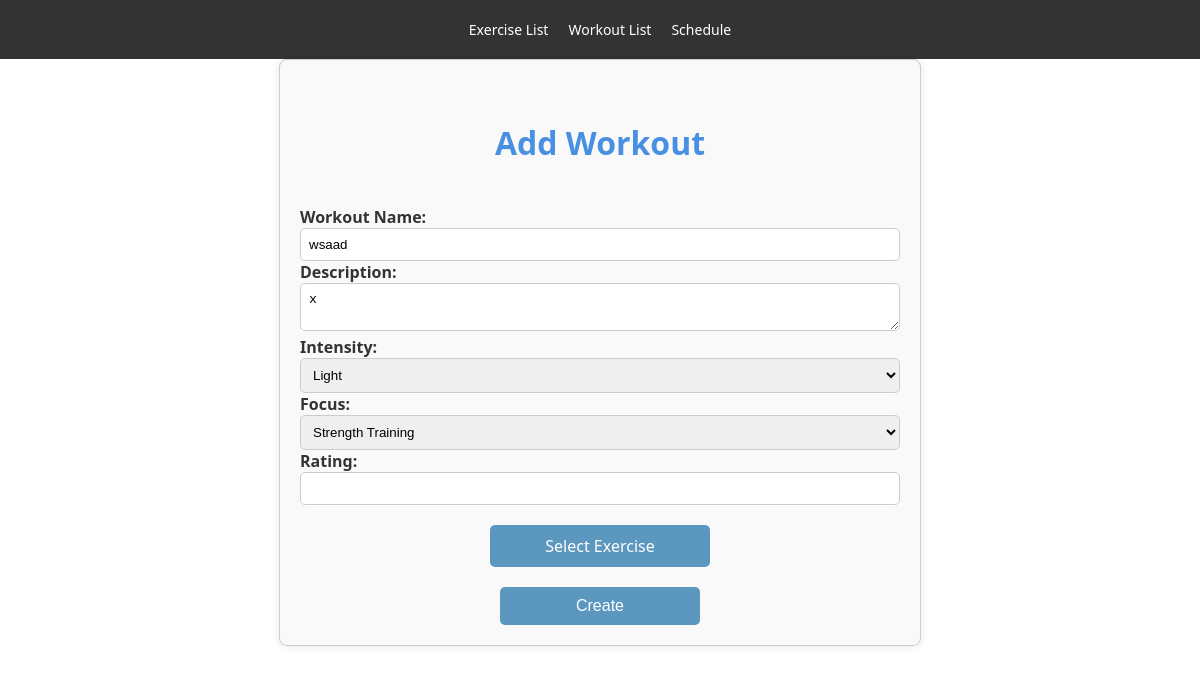
The page /workout/238834826 on the database as committed earlier.
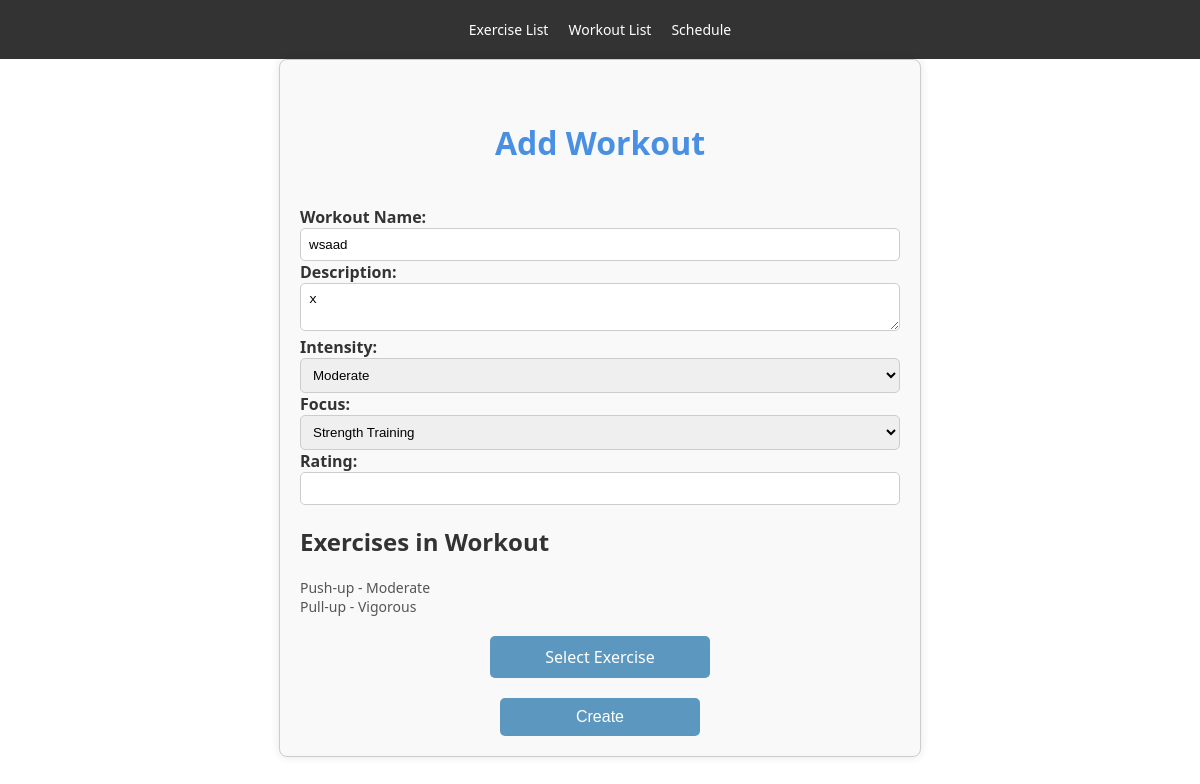
The same page on the database as committed later.
### tables this page shows
CREATE TABLE Workout (
    workout_id INTEGER PRIMARY KEY,
    name TEXT,
    description TEXT,
    rating INTEGER CHECK (rating >= 1 AND rating <= 10),
    focus TEXT CHECK (focus IN ('Strength Training', 'Cardiovascular Health', 'Weight Loss', 'Flexibility', 'Balance and Coordination', 'Endurance Training', 'High-Intensity Interval Training (HIIT)', 'Muscle Toning', 'Core Strengthening', 'Functional Fitness', 'Rehabilitation and Recovery', 'Sports Specific Training', 'Bodybuilding', 'Circuit Training', 'Mind-Body Wellness')),
    intensity TEXT CHECK (intensity IN ('Light', 'Moderate', 'Vigorous'))
);

CREATE TABLE Exercise (
    exercise_id INTEGER PRIMARY KEY,
    name TEXT,
    exercise_detail_id INTEGER,
    rating INTEGER CHECK (rating >= 1 AND rating <= 10),
    intensity TEXT CHECK (intensity IN ('Light', 'Moderate', 'Vigorous')),
    muscle_group TEXT CHECK (muscle_group IN ('Chest', 'Back', 'Shoulders', 'Arms', 'Abdominals', 'Lower Back', 'Hips', 'Thighs', 'Legs', 'Adductors and Abductors')),
    description TEXT,
    FOREIGN KEY (exercise_detail_id) REFERENCES Exercise_Detail(exercise_detail_id)
);

### app.py (the view, shortened to what this page needs)
@app.route('/workout', defaults={'workout_id': None})
@app.route('/workout/<int:workout_id>', methods=['GET', 'POST'])
def workout(workout_id):
    db = get_db()
    if request.method == 'GET':
        if workout_id is not None:
            workout = db.execute("SELECT * FROM Workout WHERE workout_id = ?", (workout_id,)).fetchone()
            if workout:
                workout_exercises = db.execute("""
                    SELECT e.*
                    FROM Exercise e
                    JOIN Exercise_In_Workout eiw ON e.exercise_id = eiw.exercise_id
                    WHERE eiw.workout_id = ?
                """, (workout_id,)).fetchall()
                return render_template('add-workout.html', workout=workout, workout_id=workout_id, exercises=workout_exercises)
            else:
                return redirect(url_for('workout'))
        return render_template('add-workout.html', workout=None, workout_id=None)

### app.py (called while the page is built)
def get_db():
    if 'sqlite_db' not in g:
        g.sqlite_db = sqlite3.connect(DATABASE)
        g.sqlite_db.row_factory = sqlite3.Row
    return g.sqlite_db

### templates/add-workout.html (shortened to what this page needs)
<!DOCTYPE html>
<html lang="en">
<head>
    <link rel="stylesheet" href="{{ url_for('static', filename='styles.css') }}">
</head>
<body>
    <header>
        <nav>
            <ul>
                <li><a href="{{ url_for('exercise_list') }}">Exercise List</a></li>
                <li><a href="{{ url_for('workout_list') }}">Workout List</a></li>
                <li><a href="{{ url_for('schedule') }}">Schedule</a></li>
            </ul>
        </nav>
    </header>
    <form id="workout-form" action="/add-or-edit-workout/{{ workout_id }}" method="POST">
    <div class="form-container">
        <h1>Add Workout</h1>
        <label for="name">Workout Name:</label>
        <input type="text" id="name" name="name" value="{{ workout.name }}" required>
        <label for="description">Description:</label>
        <textarea id="description" name="description">{{ workout.description }}</textarea>
        <label for="intensity">Intensity:</label>
        <select id="intensity" name="intensity" required>
            <option value="Light" {% if workout.intensity == 'Light' %} selected {% endif %}>Light</option>
            <option value="Moderate" {% if workout.intensity == 'Moderate' %} selected {% endif %}>Moderate</option>
        </select>
        <label for="focus">Focus:</label>
        <select id="focus" name="focus" required>
            <option value="Strength Training" {% if workout.focus == 'Strength Training' %} selected {% endif %}>Strength Training</option>
        </select>
        <label for="rating">Rating:</label>
        <input type="number" id="rating" name="rating" min="1" max="10" value="{{ workout.rating }}" required>
        <div id="existing-exercise-container">
            {% if exercises %}
            <h2>Exercises in Workout</h2>
            <ul>
            {% for exercise in exercises %}
                <li>{{ exercise.name }} - {{ exercise.intensity }}</li>
            {% endfor %}
            </ul>
            {% endif %}
        </div>
        {% if workout_id %}
        <a href="{{ url_for('select_exercise', workout_id=workout_id) }}" id="select-exercise-link">Select Exercise</a>
        {% else %}
        <p>Please save the workout to select exercises.</p>
        {% endif %}
        <button type="submit" id="create-button">Create</button>
    </div>
    </form>
</body>
</html>

### static/styles.css (style rules this page uses)
body { font-family: 'Segoe UI', Tahoma, Geneva, Verdana, sans-serif; margin: 0; padding: 0; background-color: #ffffff; color: #333; height: 100vh; }
h1 { color: #4a90e2; text-align: center; padding: 20px 0; }
ul { list-style-type: none; padding: 0; }
li { font-size: 14px; color: #555; }
.form-container { width: 80%; max-width: 600px; margin: 0 auto; padding: 20px; border: 1px solid #ccc; border-radius: 8px; background-color: #f9f9f9; box-shadow: 0 0 10px rgba(0, 0, 0, 0.1); }
.form-container label { font-weight: bold; }
.form-container input, .form-container select, .form-container textarea { width: 100%; padding: 8px; border: 1px solid #ccc; border-radius: 5px; box-sizing: border-box; }
.form-container button { display: block; width: 200px; margin: 20px auto 0; padding: 10px; font-size: 16px; color: #fff; background-color: #5c97bf; border: none; border-radius: 5px; cursor: pointer; text-align: center; text-decoration: none; }
button, .btn { padding: 8px 15px; margin-right: 5px; font-size: 14px; color: #fff; background-color: #5c97bf; border: none; border-radius: 5px; cursor: pointer; }
nav { background: #333; color: #fff; padding: 20px 0; text-align: center; }
nav ul { padding: 0; margin: 0; display: flex; justify-content: center; }
nav ul li { display: inline-block; margin-right: 20px; }
nav ul li:last-child { margin-right: 0; }
nav ul li a { color: #fff; text-decoration: none; }
#add-exercise-btn, #add-workout-btn, #select-exercise-link { display: block; width: 200px; margin: 20px auto 0; padding: 10px; font-size: 16px; color: #fff; background-color: #5c97bf; border: none; border-radius: 5px; cursor: pointer; text-align: center; text-decoration: none; }
.input[type="text"], textarea { border: 1px solid #ccc; border-radius: 4px; }

Rows that differ between the two databases and show on the page:
changed Workout "wsaad": intensity "Light" → "Moderate"
now on this page (row unchanged): Exercise: name "Push-up", intensity "Moderate"
now on this page (row unchanged): Exercise: name "Pull-up", intensity "Vigorous"
Other text that changed with them:
text now shown: "Exercises in Workout"
